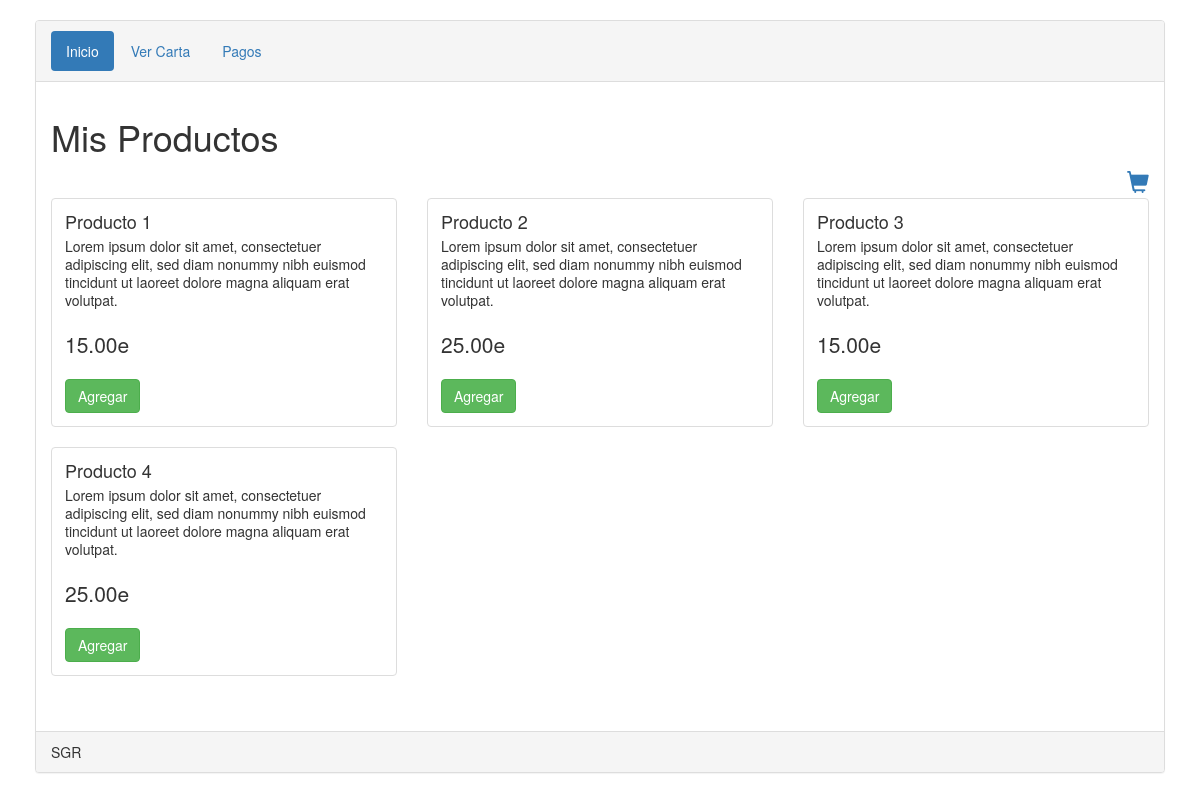
The page / on the database its author committed.
### tables this page shows
CREATE TABLE `mis_productos` (
  `id` int(11) NOT NULL,
  `name` varchar(200) NOT NULL,
  `description` text NOT NULL,
  `price` float(10,2) NOT NULL,
  `created` datetime NOT NULL,
  `modified` datetime NOT NULL,
  `status` enum('1','0') NOT NULL DEFAULT '1'
);

### index.php (the view, shortened to what this page needs)
<?php
include 'Configuracion.php';
?>
<!DOCTYPE html>
<html lang="es">
<head>
    <link rel="stylesheet" href="http://maxcdn.bootstrapcdn.com/bootstrap/3.3.7/css/bootstrap.min.css">
</head>
</head>
<body>
<div class="container">
<div class="panel panel-default">
<div class="panel-heading">
<ul class="nav nav-pills">
  <li role="presentation" class="active"><a href="index.php">Inicio</a></li>
  <li role="presentation"><a href="verCarta.php">Ver Carta</a></li>
  <li role="presentation"><a href="pagos.php">Pagos</a></li>
</ul>
</div>
<div class="panel-body">
    <h1>Mis Productos</h1>
    <a href="VerCarta.php" class="cart-link" title="Ver Carta"><i class="glyphicon glyphicon-shopping-cart"></i></a>
    <div id="products" class="row list-group">
        <?php
        $query = $db->query("SELECT * FROM mis_productos ORDER BY id ASC LIMIT 10");
        if($query->num_rows > 0){
            while($row = $query->fetch_assoc()){
        ?>
        <div class="item col-lg-4">
            <div class="thumbnail">
                <div class="caption">
                    <h4 class="list-group-item-heading"><?php echo $row["name"]; ?></h4>
                    <p class="list-group-item-text"><?php echo $row["description"]; ?></p>
					<br>
                    <div class="row">
                        <div class="col-md-12">
                            <p class="lead"><?php echo $row["price"].'e'; ?></p>
                        </div>
                        <div class="col-md-12">
                            <a class="btn btn-success" href="accionCarta.php?action=addToCart&id=<?php echo $row["id"]; ?>">Agregar</a>
                        </div>
                    </div>
                </div>
            </div>
        </div>
        <?php } }else{ ?>
        <p>Producto(s) no existe.....</p>
        <?php } ?>
    </div>
        </div>
 <div class="panel-footer">SGR</div>
 </div>
</div>
</body>
</html>

### index.php (style rules this page uses)
.container { padding: 20px; }
.cart-link { width: 100%;text-align: right;display: block;font-size: 22px; }

### rows shown on the page
mis_productos: name "Producto 1", description "Lorem ipsum dolor sit amet, consectetuer adipiscing elit, sed diam nonummy nibh euismod tincidunt ut laoreet dolore magna aliquam erat volutpat.", price "15.00"
mis_productos: name "Producto 2", description "Lorem ipsum dolor sit amet, consectetuer adipiscing elit, sed diam nonummy nibh euismod tincidunt ut laoreet dolore magna aliquam erat volutpat.", price "25.00"
mis_productos: name "Producto 3", description "Lorem ipsum dolor sit amet, consectetuer adipiscing elit, sed diam nonummy nibh euismod tincidunt ut laoreet dolore magna aliquam erat volutpat.", price "15.00"
mis_productos: name "Producto 4", description "Lorem ipsum dolor sit amet, consectetuer adipiscing elit, sed diam nonummy nibh euismod tincidunt ut laoreet dolore magna aliquam erat volutpat.", price "25.00"
